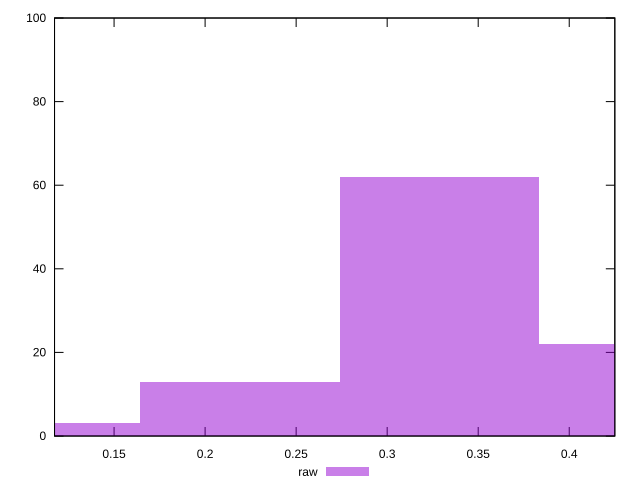

Reproduce this figure in gnuplot.
reset

$raw <<EOF
0.32880591533582415 62
0.4384078871144322 22
0.2192039435572161 13
0.10960197177860805 3
EOF

set key outside below
set boxwidth 0.10960197177860805
set xrange [0.11729575002372292:0.42504123689524603]
set yrange [0:100]
set trange [0:100]
set style fill transparent solid 0.5 noborder
set terminal svg size 640, 490 enhanced background rgb 'white'
set output "reprap/meta/pScore/samples/pages+cached+noexternal+nomedia+nocss+nojs/raw/histogram.svg"

plot $raw title "raw" with boxes

reset
